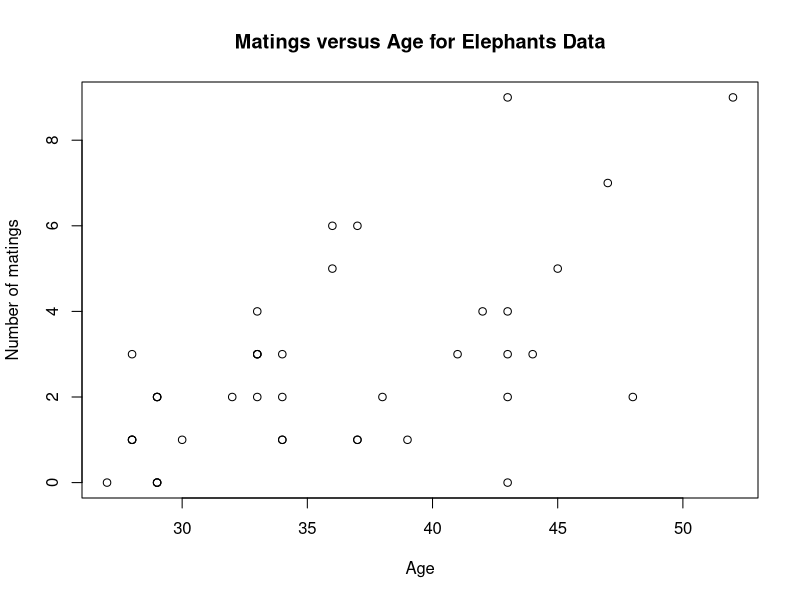
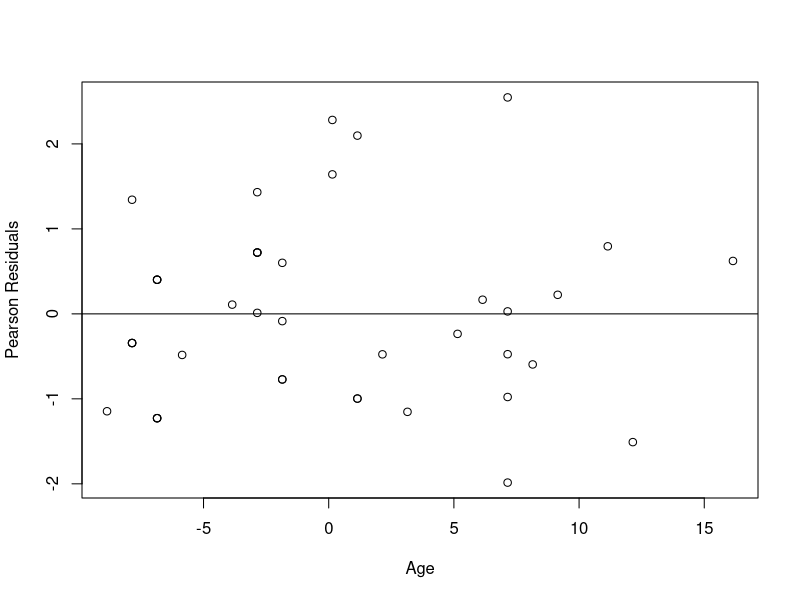

These charts were generated, in order, by the following R code:
## ---- chunk 1
#Poisson regression for elephant mating data (Case 22.01 in The Statisticsl Sleuth, 2nd edition)

elephants = read.csv("elephants.csv", header = T)
## ---- chunk 2
#make names lower case for ease of typing
names(elephants) = c("age", "matings")

plot(y=elephants$matings, x = elephants$age, xlab = "Age", ylab="Number of matings", main = "Matings versus Age for Elephants Data")

elephants$agec = elephants$age - mean(elephants$age)

elephreg = glm(matings~agec, data = elephants, family = "poisson")

summary(elephreg)
## ---- chunk 3
confint.default(elephreg)
## ---- chunk 4
#diagnostics
elephregresid = resid(elephreg, type = "pearson")

plot(y=elephregresid, x=elephants$agec, xlab = "Age", ylab = "Pearson Residuals")
abline(0,0)
## ---- chunk 5
#maybe, maybe, maybe a hint of quadratic trend.  let's try to fit quadratic term for age.

elephants$agec2 = elephants$agec^2

elephreg2 = glm(matings~agec + agec2, data = elephants, family = "poisson")

summary(elephreg2)
## ---- chunk 6
#test if quadratic effect is useful by change of deviance test.
anova(elephreg, elephreg2, test = "Chisq")

#quadratic term not a useful predictor.  drop it to simplify model.
## ---- chunk 7
#residual plot looks pretty good, so let's go with this model.

#interpretation of age coefficient: multiplicative change in expected count when increasing X by one year

exp(.069)
exp(confint.default(elephreg))
